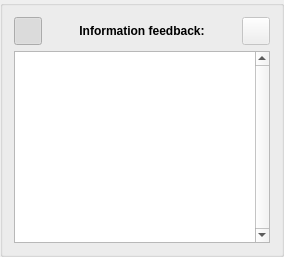
      <widget class="QGroupBox" name="reply_info_box">
       <property name="sizePolicy">
        <sizepolicy hsizetype="Preferred" vsizetype="Fixed">
         <horstretch>0</horstretch>
         <verstretch>0</verstretch>
        </sizepolicy>
       </property>
       <property name="minimumSize">
        <size>
         <width>0</width>
         <height>100</height>
        </size>
       </property>
       <property name="font">
        <font>
         <weight>75</weight>
         <bold>true</bold>
        </font>
       </property>
       <property name="title">
        <string/>
       </property>
       <layout class="QHBoxLayout" name="horizontalLayout_7">
        <item>
         <layout class="QVBoxLayout" name="verticalLayout_8">
          <property name="bottomMargin">
           <number>0</number>
          </property>
          <item>
           <layout class="QHBoxLayout" name="horizontalLayout_3">
            <property name="bottomMargin">
             <number>0</number>
            </property>
            <item>
             <widget class="QPushButton" name="view_info">
              <property name="minimumSize">
               <size>
                <width>28</width>
                <height>28</height>
               </size>
              </property>
              <property name="maximumSize">
               <size>
                <width>28</width>
                <height>28</height>
               </size>
              </property>
              <property name="statusTip">
               <string>Hide / Show the information feedback box.</string>
              </property>
              <property name="text">
               <string/>
              </property>
              <property name="icon">
               <iconset resource="MKVRessources.qrc">
                <normaloff>:/img/layer-visible-on.png</normaloff>:/img/layer-visible-on.png</iconset>
              </property>
              <property name="checkable">
               <bool>true</bool>
              </property>
              <property name="checked">
               <bool>true</bool>
              </property>
             </widget>
            </item>
            <item>
             <widget class="QLabel" name="label_6">
              <property name="font">
               <font>
                <weight>75</weight>
                <bold>true</bold>
               </font>
              </property>
              <property name="text">
               <string>Information feedback:</string>
              </property>
              <property name="alignment">
               <set>Qt::AlignCenter</set>
              </property>
             </widget>
            </item>
            <item>
             <widget class="QPushButton" name="out_info">
              <property name="enabled">
               <bool>false</bool>
              </property>
              <property name="sizePolicy">
               <sizepolicy hsizetype="Maximum" vsizetype="Maximum">
                <horstretch>0</horstretch>
                <verstretch>0</verstretch>
               </sizepolicy>
              </property>
              <property name="minimumSize">
               <size>
                <width>28</width>
                <height>28</height>
               </size>
              </property>
              <property name="maximumSize">
               <size>
                <width>28</width>
                <height>28</height>
               </size>
              </property>
              <property name="statusTip">
               <string>Export info to ~/InfoMKVExtractorQt.txt.</string>
              </property>
              <property name="text">
               <string/>
              </property>
              <property name="icon">
               <iconset resource="MKVRessources.qrc">
                <normaloff>:/img/document-export.png</normaloff>:/img/document-export.png</iconset>
              </property>
              <property name="iconSize">
               <size>
                <width>16</width>
                <height>16</height>
               </size>
              </property>
             </widget>
            </item>
           </layout>
          </item>
          <item>
           <widget class="QTextEdit" name="reply_info">
            <property name="sizePolicy">
             <sizepolicy hsizetype="Expanding" vsizetype="Minimum">
              <horstretch>0</horstretch>
              <verstretch>0</verstretch>
             </sizepolicy>
            </property>
            <property name="minimumSize">
             <size>
              <width>0</width>
              <height>0</height>
             </size>
            </property>
            <property name="font">
             <font>
              <weight>50</weight>
              <bold>false</bold>
             </font>
            </property>
            <property name="lineWidth">
             <number>1</number>
            </property>
            <property name="midLineWidth">
             <number>0</number>
            </property>
            <property name="verticalScrollBarPolicy">
             <enum>Qt::ScrollBarAlwaysOn</enum>
            </property>
            <property name="undoRedoEnabled">
             <bool>false</bool>
            </property>
            <property name="lineWrapMode">
             <enum>QTextEdit::WidgetWidth</enum>
            </property>
            <property name="lineWrapColumnOrWidth">
             <number>0</number>
            </property>
            <property name="readOnly">
             <bool>true</bool>
            </property>
            <property name="html">
             <string notr="true">&lt;!DOCTYPE HTML PUBLIC &quot;-//W3C//DTD HTML 4.0//EN&quot; &quot;http://www.w3.org/TR/REC-html40/strict.dtd&quot;&gt;
&lt;html&gt;&lt;head&gt;&lt;meta name=&quot;qrichtext&quot; content=&quot;1&quot; /&gt;&lt;style type=&quot;text/css&quot;&gt;
p, li { white-space: pre-wrap; }
&lt;/style&gt;&lt;/head&gt;&lt;body style=&quot; font-family:'Ubuntu'; font-size:9pt; font-weight:400; font-style:normal;&quot;&gt;
&lt;p style=&quot;-qt-paragraph-type:empty; margin-top:0px; margin-bottom:0px; margin-left:0px; margin-right:0px; -qt-block-indent:0; text-indent:0px;&quot;&gt;&lt;br /&gt;&lt;/p&gt;&lt;/body&gt;&lt;/html&gt;</string>
            </property>
            <property name="textInteractionFlags">
             <set>Qt::TextSelectableByKeyboard|Qt::TextSelectableByMouse</set>
            </property>
           </widget>
          </item>
         </layout>
        </item>
       </layout>
      </widget>
